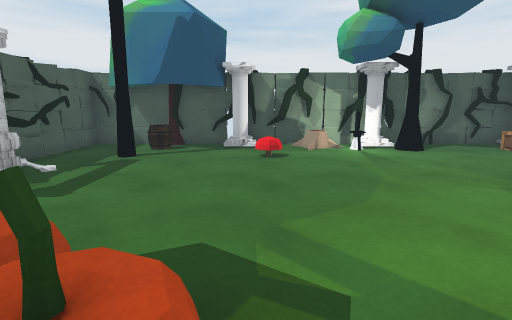
View 1 (above)

16 first-person views from a walk through a 3-D level made in the Unity game engine. The camera is 1.3 m above the floor, tilts 10° down and sees 80° across. The floor is counted in squares, 1 m on a side. Each view is taken from the middle of a square. On the plan, view 1 faces up. The plan holds only what a view shows up to about 14 squares ahead; the rest is blank. Some animated figures are left out.

View 2
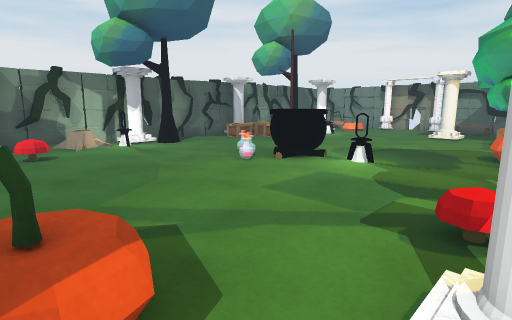

View 3
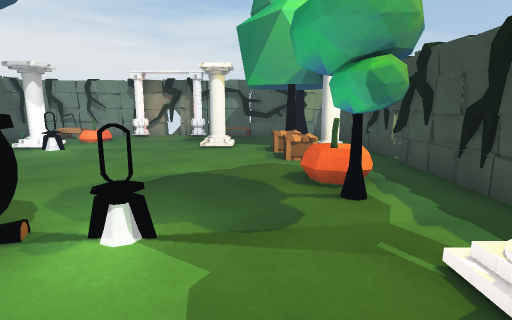

View 4
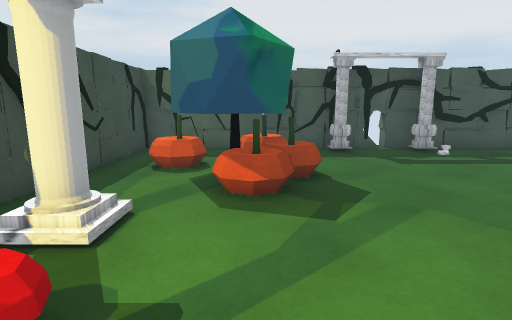

View 5
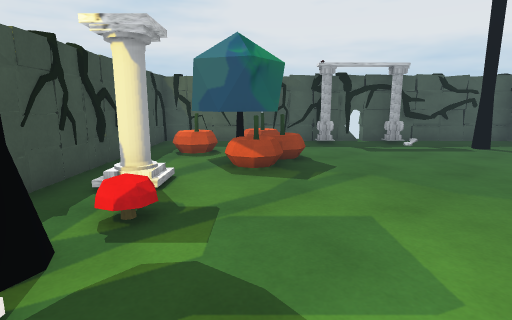

View 6
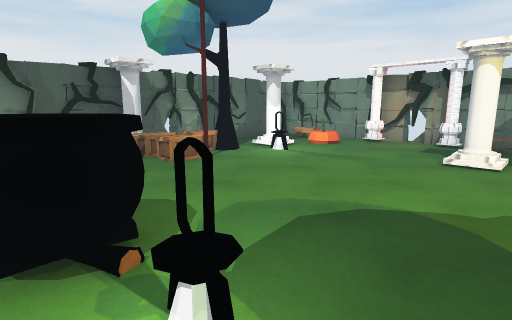

View 7
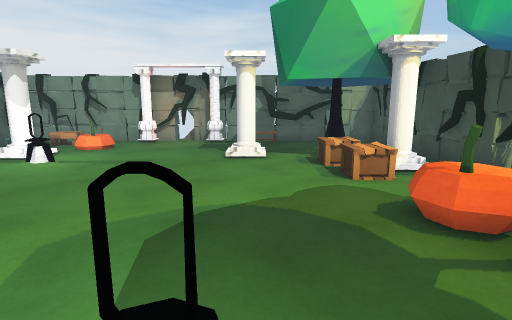

View 8
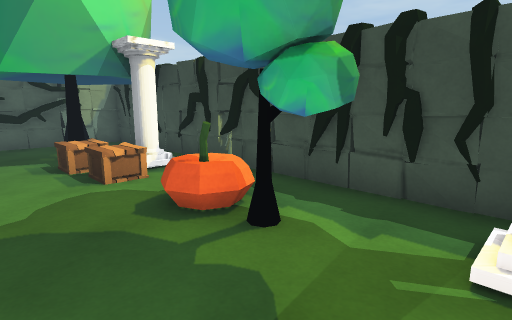

View 9
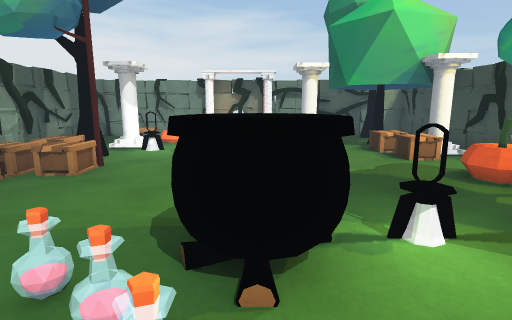

View 10
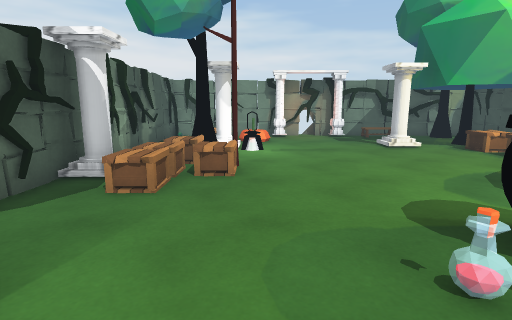

View 11
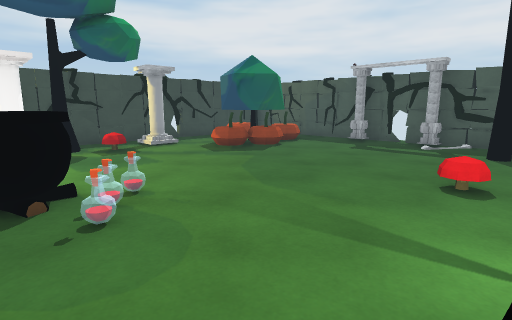

View 12
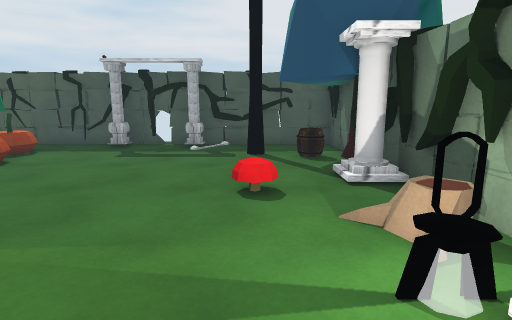

View 13
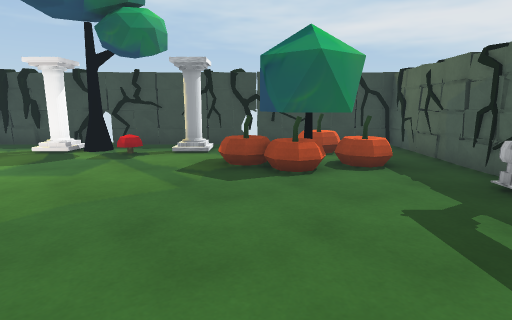

View 14
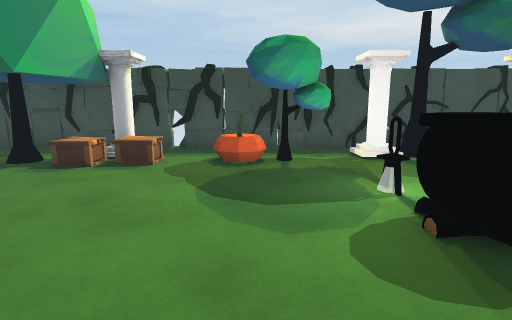

View 15
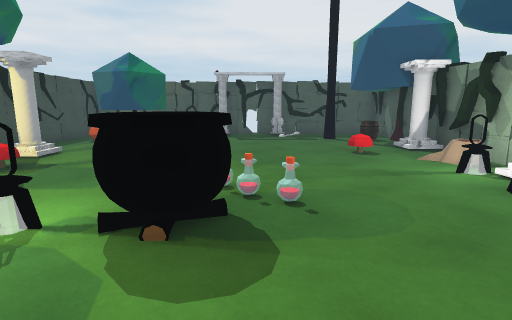

View 16
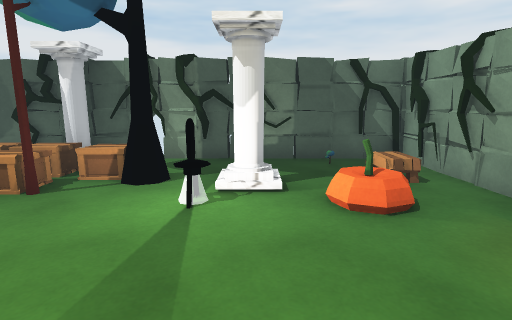

### Floor plan
Key: @ floor where view 1 was taken; # wall or solid block; . floor; = window, fence, low wall or low ledge; T tree; B barrel; L lantern; A box; M mushroom; N bones; P potion; U pumpkin; C pot; O other object.
Columns run from 6 left of view 1 to 17 right of it. Each row starts with its distance up from view 1.
 11 ###T###    ###### ######
 10 #..B.########..#####=###
  9 #..B.....L.T..AAAT #..=#
  8 #.TT..M........AAT #.. #
  7 #N................L..O.#
  6 ##.....................#
  5 #..........PC..........#
  4 ##........PCC.........##
  3 ##.........CC.........##
  2 #..UU.......L......#..O#
  1 #.UUTUU................#
  0 #..UTT@.....TTUUAAATT..#
 -1 #..UU..#.MT#TTUU.##...T#
 -2 #.......###########...##
 -3 ##########       #######

Where each view was taken, in squares from view 1:
view 1: 0 up, 0 right, facing up
view 2: 1 down, 1 left, facing up-right
view 3: 1 up, 3 right, facing right
view 4: 1 up, 4 right, facing left
view 5: 1 up, 6 right, facing left
view 6: 1 up, 5 right, facing up-right
view 7: 2 up, 5 right, facing right
view 8: 2 up, 5 right, facing down-right
view 9: 4 up, 3 right, facing right
view 10: 7 up, 3 right, facing right
view 11: 9 up, 6 right, facing down-left
view 12: 8 up, 5 right, facing left
view 13: 8 up, 1 left, facing down
view 14: 7 up, 8 right, facing down
view 15: 5 up, 9 right, facing left
view 16: 3 up, 13 right, facing up
